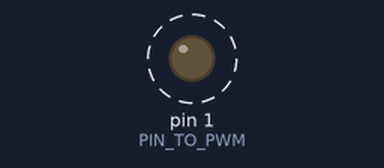
A program run on a simulated Raspberry Pi (wiringPi pin numbers). Parts: output pins drawn as LEDs (lit = HIGH). Dashed ring = blinking. Pin numbers are wiringPi numbers.

Above: at 0.05 s.
Timing chart, 0 to 4.6 s (numbered marks = the images above):
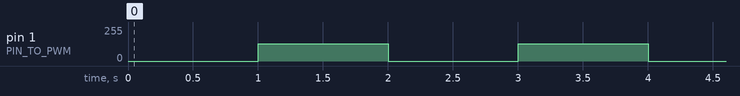

The program:

pwm.py
```python
import wiringpi
import time

OUTPUT = 1
PIN_TO_PWM = 1                                #定义PIN_TO_PWM为1脚
wiringpi.wiringPiSetup()                        #设置GPIO编号为wPi方式
wiringpi.pinMode(PIN_TO_PWM,OUTPUT)             #设置PIN_TO_PWM为OUTPUT输出模式
wiringpi.softPwmCreate(PIN_TO_PWM,0,100)        #设置PWM输出引脚为PIN_TO_PWM,PWM范围是0-100
while 1:
        wiringpi.softPwmWrite(PIN_TO_PWM,0)
        time.sleep(1)
        wiringpi.softPwmWrite(PIN_TO_PWM,50)
        time.sleep(1)
        wiringpi.softPwmWrite(PIN_TO_PWM,0)
```

Measured:
- by itself, pin 1 (PIN_TO_PWM): alternates 128/255 for 1.0 s and 0/255 for 1.0 s
